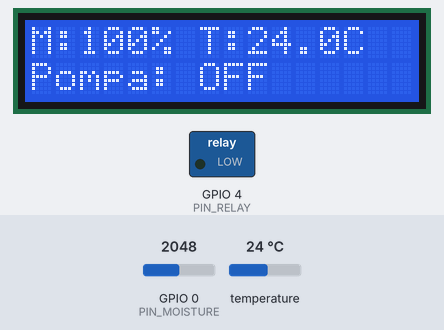
Simulated run of this program. Board: ESP32-C3. Parts: 16×2 character LCD, switched loads named in the program (green lamp = pin HIGH). Inputs (shaded band) come from the test bench; at power-on: GPIO 0 (PIN_MOISTURE) = 2048, temperature 24 °C (analog values on the 0–4095 scale). What the program prints to the serial monitor is not drawn.

Above: at 2.8 s.
2.9 s: GPIO 0 (PIN_MOISTURE) set to 3750
At 4.0 s:
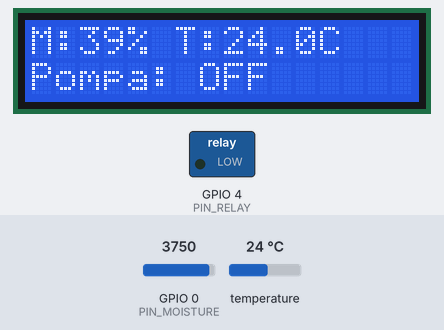
5.2 s: GPIO 0 (PIN_MOISTURE) set to 3848
At 6.8 s:
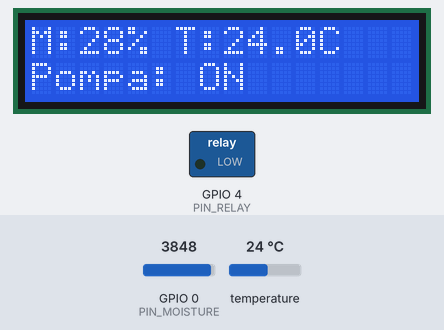
11.2 s: temperature set to 12 °C
At 12.2 s:
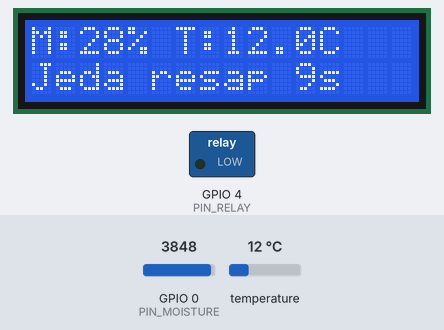
15.4 s: temperature set to 19 °C
At 16.4 s:
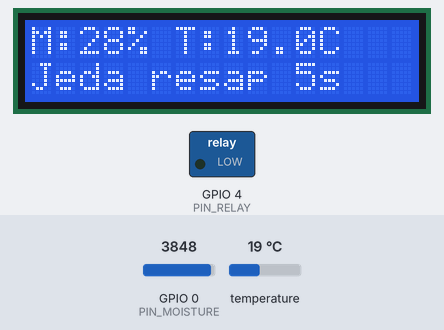
19.5 s: temperature set to 28 °C
At 21.8 s:
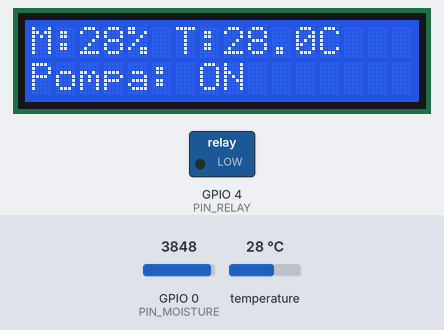
22.2 s: GPIO 0 (PIN_MOISTURE) set to 3603
At 24.7 s:
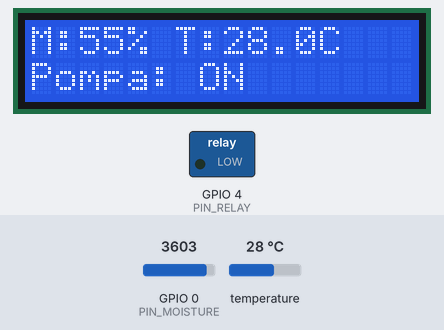
Timing chart, 0 to 26.2 s (numbered marks = the images above; inputs shaded):
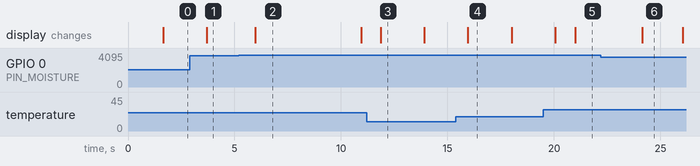

Measured:
- the behaviour switches between 3781 and 3782 on GPIO 0 (PIN_MOISTURE) (found by bisection; images 1 and 2)
- after the input at 2.9 s, the display: changes after 0.81 s (image 1)
- after the input at 5.2 s, the display: changes after 0.77 s (image 2)
- what the display in image 2 shows lasts 5.0 s, from 6.0 s to 11.0 s
- what the display in image 3 shows lasts 2.0 s, from 11.9 s to 13.9 s

The program:

main.cpp
```cpp
#include <Arduino.h>

#include "config.h"
#include "display.h"
#include "sensors.h"
#include "soil_logic.h"
#include "web.h"

PumpController pump(ON_BELOW, OFF_ABOVE, MAX_ON_MS, LOCKOUT_MS);
Reading lastReading = {0, 0, false, 0};

static uint32_t lastReadMs = 0;
static bool prevPumpOn = false;

// 5V active-LOW relay module driven open-drain: ON = OUTPUT LOW, OFF = INPUT
// (released, the module pulls IN up to 5V). A 3.3V HIGH may leave a 5V module half on.
static void setRelay(bool on) {
  if (on) {
    pinMode(PIN_RELAY, OUTPUT);
    digitalWrite(PIN_RELAY, LOW);
  } else {
    pinMode(PIN_RELAY, INPUT);
  }
}

void setup() {
  setRelay(false);
  Serial.begin(115200);
  delay(1500);  // give the USB Serial monitor time to connect, so boot messages are visible
  sensorsBegin();
  displayBegin();
  webBegin();
  lastReadMs = millis() - READ_INTERVAL_MS;  // read immediately
}

static void logState(bool on, uint32_t pauseMs) {
  Serial.printf("raw=%d moisture=%.1f%% temp=%.1fC(%s) pump=%s%s mode=%s\n",
                lastReading.moistureRaw, lastReading.moisture, lastReading.tempC,
                lastReading.tempValid ? "ok" : "--", on ? "ON" : "OFF", pauseMs ? " (jeda resap)" : "",
                pump.mode() == PumpMode::Auto ? "auto" : "manual");
}

void loop() {
  uint32_t now = millis();

  // Sensors are read every READ_INTERVAL_MS.
  bool readDue = now - lastReadMs >= READ_INTERVAL_MS;
  if (readDue) {
    lastReadMs = now;
    lastReading = sensorsRead();
  }

  // The pump is checked every PUMP_TICK_MS, so a 3 s pulse from the web lasts 3 s.
  bool on = pump.update(now, lastReading.moisture);
  setRelay(on);
  bool changed = on != prevPumpOn;
  if (changed) {
    delay(150);          // let the supply settle after the pump switches
    displayRecover();    // the switching spike can garble the LCD
    prevPumpOn = on;
  }

  if (readDue || changed) {
    uint32_t pauseMs = pump.pauseRemainingMs(now);
    displayShow(lastReading, on, pauseMs);
    logState(on, pauseMs);
  }
  delay(PUMP_TICK_MS);
}
```

display.cpp
```cpp
#include "display.h"

#include <LiquidCrystal_I2C.h>
#include <Wire.h>

#include "config.h"

static LiquidCrystal_I2C lcd(LCD_ADDR, 16, 2);

static void printLine(int row, const char* text) {
  char buf[17];
  snprintf(buf, sizeof(buf), "%-16s", text);  // pad so old characters get overwritten
  lcd.setCursor(0, row);
  lcd.print(buf);
}

void displayBegin() {
  Wire.begin(PIN_SDA, PIN_SCL);
  lcd.init();
  lcd.backlight();
  printLine(0, "Kualitas Tanah");
  printLine(1, "Memulai...");
}

void displayRecover() {
  lcd.init();
  lcd.backlight();
}

void displayShow(const Reading& r, bool pumpOn, uint32_t pauseMs) {
  char line[24];
  if (r.tempValid) snprintf(line, sizeof(line), "M:%d%% T:%.1fC", (int)(r.moisture + 0.5f), r.tempC);
  else snprintf(line, sizeof(line), "M:%d%% T:--", (int)(r.moisture + 0.5f));
  printLine(0, line);
  if (pumpOn) snprintf(line, sizeof(line), "Pompa: ON");
  else if (pauseMs > 0) snprintf(line, sizeof(line), "Jeda resap %lus", (unsigned long)((pauseMs + 999) / 1000));
  else snprintf(line, sizeof(line), "Pompa: OFF");
  printLine(1, line);
}
```

display.h
```cpp
#pragma once
#include <stdint.h>

#include "sensors.h"

void displayBegin();
// Re-initialise the LCD after a pump spike may have corrupted it.
void displayRecover();
// pauseMs > 0 shows the soak pause countdown instead of "Pompa: OFF".
void displayShow(const Reading& r, bool pumpOn, uint32_t pauseMs);
```

sensors.cpp
```cpp
#include "sensors.h"

#include <Arduino.h>
#include <DallasTemperature.h>
#include <OneWire.h>

#include "config.h"
#include "soil_logic.h"

static OneWire oneWire(PIN_DS18B20);
static DallasTemperature ds(&oneWire);
static float lastGoodTemp = 0;
static int badTempReads = TEMP_HOLD_READS;  // no good value yet

static int averageRaw(int pin) {
  long sum = 0;
  for (int i = 0; i < ADC_SAMPLES; i++) sum += analogRead(pin);
  return sum / ADC_SAMPLES;
}

void sensorsBegin() {
  analogReadResolution(12);
  analogSetAttenuation(ADC_11db);
  ds.begin();
  ds.setWaitForConversion(false);  // do not block loop() for 750 ms
  ds.requestTemperatures();
}

Reading sensorsRead() {
  Reading r;
  float t = ds.getTempCByIndex(0);  // result of the previous request
  ds.requestTemperatures();
  bool ok = t != DEVICE_DISCONNECTED_C && t > -20.0f && t < 80.0f;
  if (ok) {
    lastGoodTemp = t;
    badTempReads = 0;
  } else if (badTempReads < TEMP_HOLD_READS) {
    badTempReads++;
  }
  // A single failed read (often a pump spike) keeps the last good value.
  r.tempValid = badTempReads < TEMP_HOLD_READS;
  r.tempC = r.tempValid ? lastGoodTemp : t;

  r.moistureRaw = averageRaw(PIN_MOISTURE);
  r.moisture = moisturePercent(r.moistureRaw, ADC_DRY, ADC_WET);
  return r;
}
```

sensors.h
```cpp
#pragma once

struct Reading {
  float moisture;  // %
  float tempC;
  bool tempValid;
  int moistureRaw; // raw ADC, used for calibration
};

void sensorsBegin();
Reading sensorsRead();
```

web.cpp
```cpp
#include "web.h"

#include <ESPAsyncWebServer.h>
#include <WiFi.h>

#include "config.h"
#include "sensors.h"
#include "soil_logic.h"

extern PumpController pump;
extern Reading lastReading;

static AsyncWebServer server(80);

static const char PAGE[] PROGMEM = R"HTML(<!doctype html>
<html lang="id"><head><meta charset="utf-8">
<meta name="viewport" content="width=device-width,initial-scale=1">
<title>Kualitas Tanah</title>
<style>
body{font-family:system-ui,sans-serif;margin:0;padding:16px;background:#f4f1ea;color:#2b2a26}
h1{font-size:1.3rem;margin:0 0 16px}
.grid{display:grid;grid-template-columns:1fr 1fr;gap:10px}
.card{background:#fff;border-radius:10px;padding:14px}
.label{font-size:.8rem;color:#6b675e}
.val{font-size:1.6rem;font-weight:600;margin-top:4px}
.row{display:flex;gap:10px;margin-top:16px}
button{flex:1;font-size:1rem;padding:14px;border:0;border-radius:10px;background:#3d6b35;color:#fff}
button:disabled{background:#b9b5aa}
#mode{background:#2b2a26}
</style></head><body>
<h1>Kualitas Tanah</h1>
<div class="grid">
<div class="card"><div class="label">Kelembapan</div><div class="val" id="m">-</div></div>
<div class="card"><div class="label">Suhu tanah</div><div class="val" id="t">-</div></div>
<div class="card" style="grid-column:1/3"><div class="label">Pompa</div><div class="val" id="p">-</div></div>
</div>
<div class="row"><button id="pulse">Siram 3 detik</button><button id="stop" style="background:#9a3b2e">Stop</button></div>
<div class="row"><button id="mode">Mode: -</button></div>
<div class="row"><button id="on">Pompa ON</button><button id="off">Pompa OFF</button></div>
<script>
let s={};
function show(d){s=d;
m.textContent=d.moisture.toFixed(0)+' %';
t.textContent=d.tempValid?d.tempC.toFixed(1)+' °C':'--';
p.textContent=d.pumpOn?'ON':(d.pauseS>0?'Jeda resap '+d.pauseS+' detik':'OFF');
mode.textContent='Mode: '+(d.mode=='auto'?'AUTO':'MANUAL');
const man=d.mode=='manual';on.disabled=!man;off.disabled=!man;}
function get(){fetch('/data').then(r=>r.json()).then(show).catch(()=>{});}
function post(u){fetch(u,{method:'POST'}).then(r=>r.json()).then(show);}
mode.onclick=()=>post('/mode?m='+(s.mode=='auto'?'manual':'auto'));
pulse.onclick=()=>post('/siram');stop.onclick=()=>post('/stop');
on.onclick=()=>post('/pump?on=1');off.onclick=()=>post('/pump?on=0');
get();setInterval(get,2000);
</script></body></html>)HTML";

static String stateJson() {
  char buf[240];
  snprintf(buf, sizeof(buf),
           "{\"moisture\":%.1f,\"tempC\":%.1f,\"tempValid\":%s,\"pumpOn\":%s,\"pauseS\":%lu,\"mode\":\"%s\"}",
           lastReading.moisture, lastReading.tempC, lastReading.tempValid ? "true" : "false",
           pump.isOn() ? "true" : "false",
           (unsigned long)((pump.pauseRemainingMs(millis()) + 999) / 1000),
           pump.mode() == PumpMode::Auto ? "auto" : "manual");
  return String(buf);
}

static void sendState(AsyncWebServerRequest* req) {
  req->send(200, "application/json", stateJson());
}

void webBegin() {
  WiFi.mode(WIFI_AP);
  bool apOk = WiFi.softAP(AP_SSID, AP_PASS);
  // The ESP32-C3 Super Mini's antenna design often fails at full TX power;
  // a lower power makes the access point show up reliably.
  WiFi.setTxPower(WIFI_POWER_8_5dBm);
  Serial.printf("WiFi AP %s: SSID=%s IP=%s\n", apOk ? "aktif" : "GAGAL", AP_SSID,
                WiFi.softAPIP().toString().c_str());

  server.on("/", HTTP_GET, [](AsyncWebServerRequest* req) {
    req->send(200, "text/html", PAGE);
  });
  server.on("/data", HTTP_GET, sendState);

  // Only change the controller's state here. loop() drives the relay,
  // so the 10 s limit applies to manual runs as well.
  server.on("/mode", HTTP_POST, [](AsyncWebServerRequest* req) {
    String m = req->hasParam("m") ? req->getParam("m")->value() : "";
    if (m == "auto") pump.setMode(PumpMode::Auto);
    else if (m == "manual") pump.setMode(PumpMode::Manual);
    else return req->send(400, "text/plain", "m harus auto atau manual");
    sendState(req);
  });
  server.on("/pump", HTTP_POST, [](AsyncWebServerRequest* req) {
    String on = req->hasParam("on") ? req->getParam("on")->value() : "";
    if (on != "1" && on != "0") return req->send(400, "text/plain", "on harus 1 atau 0");
    if (pump.mode() != PumpMode::Manual) return req->send(409, "text/plain", "ubah ke mode manual dulu");
    pump.manualSet(on == "1");
    sendState(req);
  });

  server.on("/siram", HTTP_POST, [](AsyncWebServerRequest* req) {
    pump.pulse(millis(), WEB_PULSE_MS);
    sendState(req);
  });
  server.on("/stop", HTTP_POST, [](AsyncWebServerRequest* req) {
    pump.stop(millis());
    sendState(req);
  });

  server.begin();
}
```

web.h
```cpp
#pragma once
void webBegin();
```

config.h
```cpp
#pragma once
#include <stdint.h>

// Pins (ESP32-C3 Super Mini)
constexpr int PIN_MOISTURE = 0;  // ADC
constexpr int PIN_DS18B20 = 3;
constexpr int PIN_RELAY = 4;
constexpr int PIN_SDA = 8;
constexpr int PIN_SCL = 9;

constexpr uint8_t LCD_ADDR = 0x27;  // try 0x3F if the screen stays blank

// Watering rules
constexpr float ON_BELOW = 35.0f;    // % moisture
constexpr float OFF_ABOVE = 55.0f;   // % moisture
constexpr uint32_t MAX_ON_MS = 5000;    // one watering pulse
constexpr uint32_t LOCKOUT_MS = 10000;  // pause between pulses, lets water soak in

constexpr uint32_t READ_INTERVAL_MS = 2000;
constexpr uint32_t PUMP_TICK_MS = 50;
constexpr uint32_t WEB_PULSE_MS = 3000;  // "Siram 3 detik" button on the dashboard
constexpr int ADC_SAMPLES = 10;

// Keep the last good temperature for this many failed reads (e.g. -127 during a pump spike).
constexpr int TEMP_HOLD_READS = 5;

// Moisture calibration: raw ADC with the probe in air (dry) and in water (wet).
// Placeholder values; measure on your own sensor.
constexpr int ADC_DRY = 4095;
constexpr int ADC_WET = 3200;

constexpr const char* AP_SSID = "KualitasTanah";
constexpr const char* AP_PASS = "tanah123";
```
